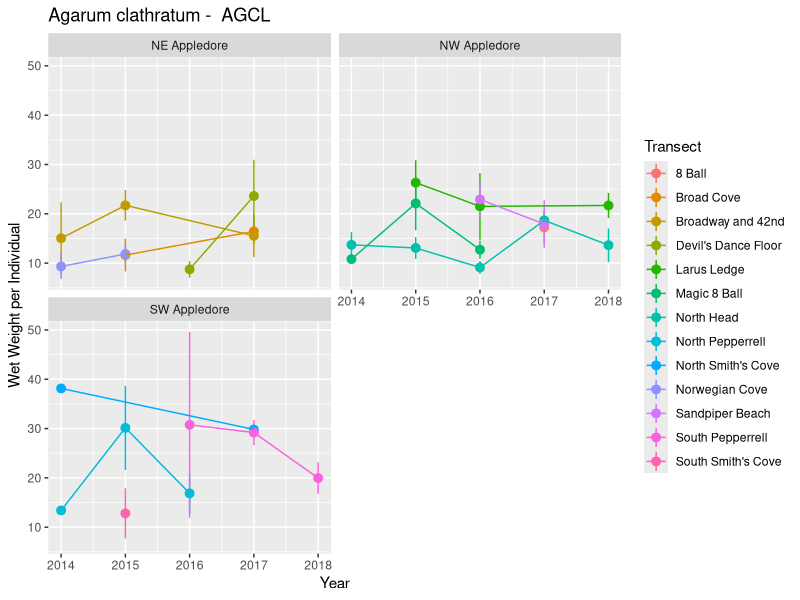
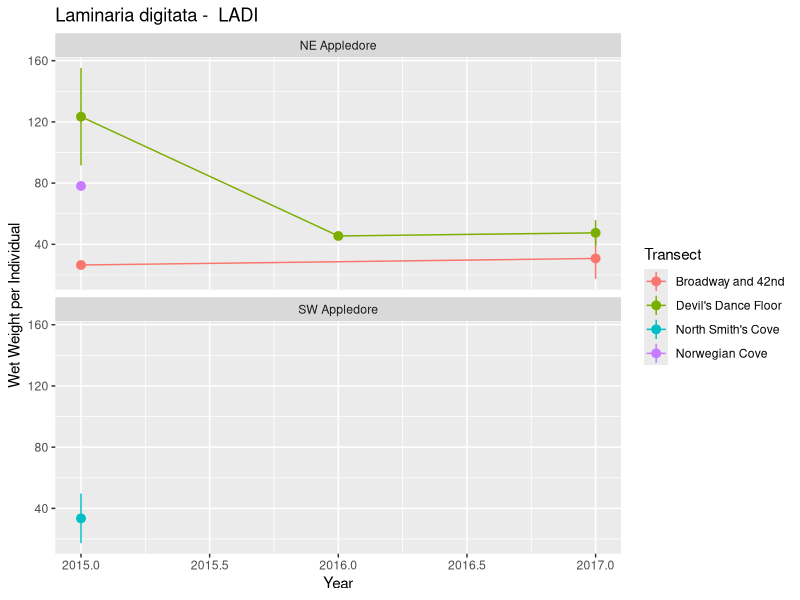
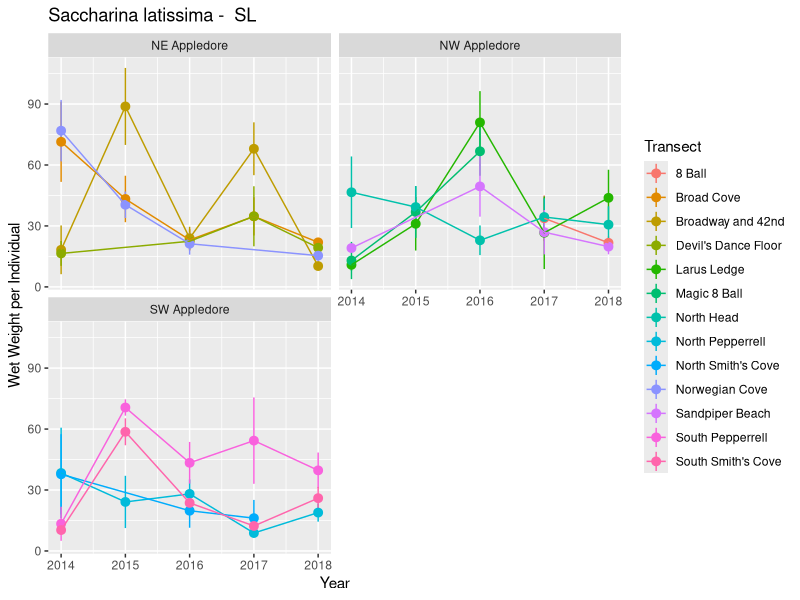

Reproduce these figures in R, in order.
## ---- chunk 1
knitr::opts_chunk$set(echo = TRUE)
knitr::opts_knit$set(root.dir = here::here())
## ---- chunk 2
library(dplyr)
library(readr)
library(purrr)
library(ggplot2)
library(lme4)
library(broom.mixed)
library(tidyr)

kelp <- read_csv("data/keen/keen_kelp.csv")

## ---- chunk 3

tseries_plot <- function(adf){
  
  ggplot(adf,
         aes(y = WET_WEIGHT, x = YEAR,
             color = TRANSECT)) +
    stat_summary(fun.data = mean_se) +
    stat_summary(fun.data = mean_se, geom = "line") +
    facet_wrap(~SITE, nrow = 2) +
    labs(color = "Transect", 
         y = "Wet Weight per Individual",  x = "Year",
         title = paste(adf$SPECIES[1], "- ", adf$SP_CODE[1])) 
}


tseries_fun <- function(adf){
  lmer(WET_WEIGHT ~ YEAR * SITE + (1|TRANSECT),
               data = adf)
}

generate_output <- function(adf){
  cat(paste0("## ", adf$SPECIES[1], "  \n<br>"))
  
  tseries_plot(adf) %>% print()
  
  tseries_fun(adf) %>% 
    car::Anova(test.statistic  = "Chisq") %>% 
    tidy() %>%
    knitr::kable("html", digits = 3) %>% 
    kableExtra::kable_styling() %>%
    print
  
  cat("\n\n")
}
## ---- chunk 4
kelp_complete <- kelp %>%
  filter(SP_CODE %in% c("SL", "AGCL", "LADI", ""))
walk(split(kelp_complete, kelp_complete$SP_CODE), generate_output)
